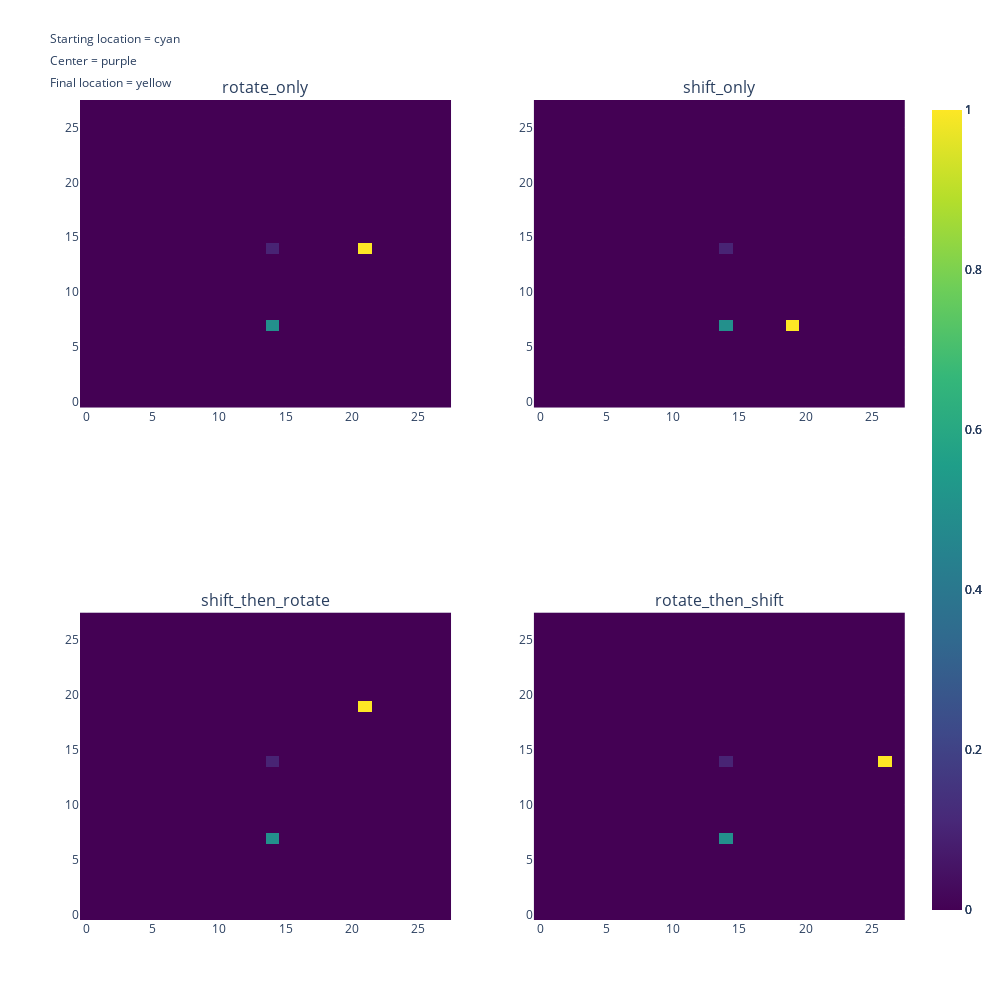

Notebook code for this chart:
### Code cell
images = [rotate_only, shift_only, shift_then_rotate, rotate_then_shift]
titles = ["rotate_only", "shift_only", "shift_then_rotate", "rotate_then_shift"]

fig = make_subplots(
    rows=2, cols=2,
    subplot_titles=titles,
)
fig.update_layout(
    width=1000,
    height=1000,
    title="<sup>Starting location = cyan<br>Center = purple<br>Final location = yellow"
)

for idx, img in enumerate(images):
    img = img + center_dot * 0.1 + image * 0.5 # Showing original point and center as lighter points
    fig.add_trace(
        go.Heatmap(
            z=img[14, :, :],
            colorscale="viridis",
        ),
        row = idx // 2 + 1, 
        col = idx % 2 + 1,
    )
fig.show()

### Figure 1 — Plotly figure (JSON) as saved in the notebook; plotly's stock layout.template omitted (floating-point values rounded to 4 significant figures; data arrays with more than 128 entries replaced by an {"elided": "..."} marker saying what was removed)
{"data": [{"colorscale": [[0, "#440154"], [0.1111, "#482878"], [0.2222, "#3e4989"], [0.3333, "#31688e"], [0.4444, "#26828e"], [0.5556, "#1f9e89"], [0.6667, "#35b779"], [0.7778, "#6ece58"], [0.8889, "#b5de2b"], [1, "#fde725"]], "type": "heatmap", "xaxis": "x", "yaxis": "y", "z": {"elided": "28x28 float values"}}, {"colorscale": [[0, "#440154"], [0.1111, "#482878"], [0.2222, "#3e4989"], [0.3333, "#31688e"], [0.4444, "#26828e"], [0.5556, "#1f9e89"], [0.6667, "#35b779"], [0.7778, "#6ece58"], [0.8889, "#b5de2b"], [1, "#fde725"]], "type": "heatmap", "xaxis": "x2", "yaxis": "y2", "z": {"elided": "28x28 float values"}}, {"colorscale": [[0, "#440154"], [0.1111, "#482878"], [0.2222, "#3e4989"], [0.3333, "#31688e"], [0.4444, "#26828e"], [0.5556, "#1f9e89"], [0.6667, "#35b779"], [0.7778, "#6ece58"], [0.8889, "#b5de2b"], [1, "#fde725"]], "type": "heatmap", "xaxis": "x3", "yaxis": "y3", "z": {"elided": "28x28 float values"}}, {"colorscale": [[0, "#440154"], [0.1111, "#482878"], [0.2222, "#3e4989"], [0.3333, "#31688e"], [0.4444, "#26828e"], [0.5556, "#1f9e89"], [0.6667, "#35b779"], [0.7778, "#6ece58"], [0.8889, "#b5de2b"], [1, "#fde725"]], "type": "heatmap", "xaxis": "x4", "yaxis": "y4", "z": {"elided": "28x28 float values"}}], "layout": {"annotations": [{"font": {"size": 16}, "showarrow": false, "text": "rotate_only", "x": 0.225, "xanchor": "center", "xref": "paper", "y": 1, "yanchor": "bottom", "yref": "paper"}, {"font": {"size": 16}, "showarrow": false, "text": "shift_only", "x": 0.775, "xanchor": "center", "xref": "paper", "y": 1, "yanchor": "bottom", "yref": "paper"}, {"font": {"size": 16}, "showarrow": false, "text": "shift_then_rotate", "x": 0.225, "xanchor": "center", "xref": "paper", "y": 0.375, "yanchor": "bottom", "yref": "paper"}, {"font": {"size": 16}, "showarrow": false, "text": "rotate_then_shift", "x": 0.775, "xanchor": "center", "xref": "paper", "y": 0.375, "yanchor": "bottom", "yref": "paper"}], "height": 1000, "title": {"text": "<sup>Starting location = cyan<br>Center = purple<br>Final location = yellow"}, "width": 1000, "xaxis": {"anchor": "y", "domain": [0, 0.45]}, "xaxis2": {"anchor": "y2", "domain": [0.55, 1]}, "xaxis3": {"anchor": "y3", "domain": [0, 0.45]}, "xaxis4": {"anchor": "y4", "domain": [0.55, 1]}, "yaxis": {"anchor": "x", "domain": [0.625, 1]}, "yaxis2": {"anchor": "x2", "domain": [0.625, 1]}, "yaxis3": {"anchor": "x3", "domain": [0, 0.375]}, "yaxis4": {"anchor": "x4", "domain": [0, 0.375]}}}
